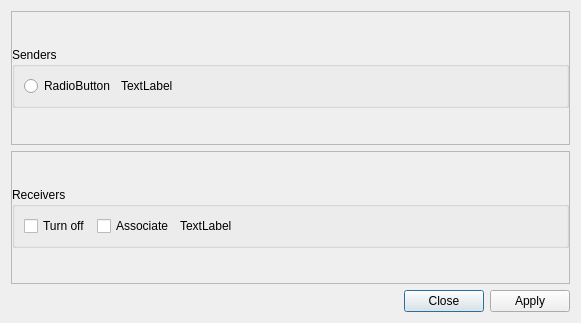
<?xml version="1.0" encoding="UTF-8"?>
<ui version="4.0">
 <class>SongcastDLG</class>
 <widget class="QDialog" name="SongcastDLG">
  <property name="geometry">
   <rect>
    <x>0</x>
    <y>0</y>
    <width>581</width>
    <height>323</height>
   </rect>
  </property>
  <property name="windowTitle">
   <string>Songcast connections</string>
  </property>
  <layout class="QVBoxLayout" name="verticalLayout">
   <item>
    <widget class="QScrollArea" name="scrollArea_2">
     <property name="frameShadow">
      <enum>QFrame::Plain</enum>
     </property>
     <property name="lineWidth">
      <number>0</number>
     </property>
     <property name="widgetResizable">
      <bool>true</bool>
     </property>
     <widget class="QWidget" name="scrollAreaWidgetContents_2">
      <property name="geometry">
       <rect>
        <x>0</x>
        <y>0</y>
        <width>559</width>
        <height>129</height>
       </rect>
      </property>
      <layout class="QVBoxLayout" name="verticalLayout_3">
       <property name="spacing">
        <number>0</number>
       </property>
       <property name="margin">
        <number>0</number>
       </property>
       <item>
        <widget class="QGroupBox" name="sndGroupBox">
         <property name="sizePolicy">
          <sizepolicy hsizetype="Preferred" vsizetype="Fixed">
           <horstretch>0</horstretch>
           <verstretch>0</verstretch>
          </sizepolicy>
         </property>
         <property name="title">
          <string>Senders</string>
         </property>
         <layout class="QVBoxLayout" name="sGBvL">
          <item>
           <layout class="QGridLayout" name="sndGridLayout">
            <item row="0" column="0">
             <widget class="QRadioButton" name="initsbutton">
              <property name="sizePolicy">
               <sizepolicy hsizetype="Fixed" vsizetype="Fixed">
                <horstretch>0</horstretch>
                <verstretch>0</verstretch>
               </sizepolicy>
              </property>
              <property name="text">
               <string>RadioButton</string>
              </property>
             </widget>
            </item>
            <item row="0" column="1">
             <widget class="QLabel" name="initslabel">
              <property name="text">
               <string>TextLabel</string>
              </property>
             </widget>
            </item>
           </layout>
          </item>
         </layout>
        </widget>
       </item>
      </layout>
     </widget>
    </widget>
   </item>
   <item>
    <widget class="QScrollArea" name="scrollArea">
     <property name="frameShadow">
      <enum>QFrame::Plain</enum>
     </property>
     <property name="lineWidth">
      <number>0</number>
     </property>
     <property name="widgetResizable">
      <bool>true</bool>
     </property>
     <widget class="QWidget" name="scrollAreaWidgetContents">
      <property name="geometry">
       <rect>
        <x>0</x>
        <y>0</y>
        <width>559</width>
        <height>129</height>
       </rect>
      </property>
      <layout class="QVBoxLayout" name="verticalLayout_2">
       <property name="spacing">
        <number>0</number>
       </property>
       <property name="margin">
        <number>0</number>
       </property>
       <item>
        <widget class="QGroupBox" name="rcvGroupBox">
         <property name="sizePolicy">
          <sizepolicy hsizetype="Preferred" vsizetype="Fixed">
           <horstretch>0</horstretch>
           <verstretch>0</verstretch>
          </sizepolicy>
         </property>
         <property name="title">
          <string>Receivers</string>
         </property>
         <layout class="QVBoxLayout" name="rGBvL">
          <item>
           <layout class="QGridLayout" name="rcvGridLayout">
            <item row="0" column="2">
             <widget class="QLabel" name="initrlabel">
              <property name="text">
               <string>TextLabel</string>
              </property>
             </widget>
            </item>
            <item row="0" column="0">
             <widget class="QCheckBox" name="initrbutton1">
              <property name="sizePolicy">
               <sizepolicy hsizetype="Fixed" vsizetype="Fixed">
                <horstretch>0</horstretch>
                <verstretch>0</verstretch>
               </sizepolicy>
              </property>
              <property name="text">
               <string>Turn off</string>
              </property>
             </widget>
            </item>
            <item row="0" column="1">
             <widget class="QCheckBox" name="initrbutton2">
              <property name="sizePolicy">
               <sizepolicy hsizetype="Fixed" vsizetype="Fixed">
                <horstretch>0</horstretch>
                <verstretch>0</verstretch>
               </sizepolicy>
              </property>
              <property name="text">
               <string>Associate</string>
              </property>
             </widget>
            </item>
           </layout>
          </item>
         </layout>
        </widget>
       </item>
      </layout>
     </widget>
    </widget>
   </item>
   <item>
    <widget class="QDialogButtonBox" name="buttonBox">
     <property name="orientation">
      <enum>Qt::Horizontal</enum>
     </property>
     <property name="standardButtons">
      <set>QDialogButtonBox::Apply|QDialogButtonBox::Close</set>
     </property>
    </widget>
   </item>
  </layout>
 </widget>
 <resources/>
 <connections>
  <connection>
   <sender>buttonBox</sender>
   <signal>accepted()</signal>
   <receiver>SongcastDLG</receiver>
   <slot>accept()</slot>
   <hints>
    <hint type="sourcelabel">
     <x>248</x>
     <y>254</y>
    </hint>
    <hint type="destinationlabel">
     <x>157</x>
     <y>274</y>
    </hint>
   </hints>
  </connection>
  <connection>
   <sender>buttonBox</sender>
   <signal>rejected()</signal>
   <receiver>SongcastDLG</receiver>
   <slot>reject()</slot>
   <hints>
    <hint type="sourcelabel">
     <x>316</x>
     <y>260</y>
    </hint>
    <hint type="destinationlabel">
     <x>286</x>
     <y>274</y>
    </hint>
   </hints>
  </connection>
 </connections>
</ui>
